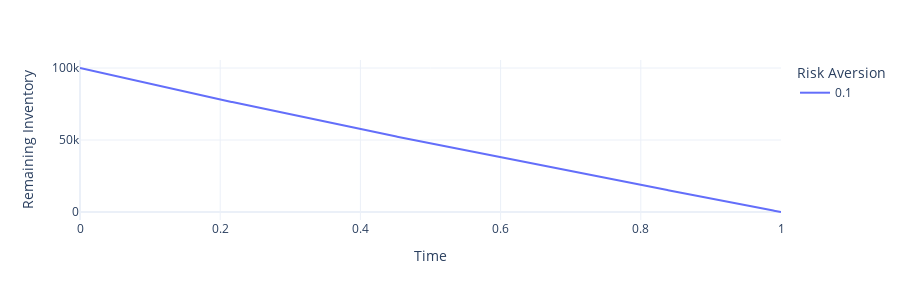

This figure's notebook cell:
### Markdown cell above
#### Unique plot

### Code cell
df = pd.DataFrame()

t_values = np.linspace(0, T, 1000)
lamb = 0.1
    
xt = [twap_opti_strat(t, x0, sigma, lamb, eta, T) for t in t_values]
temp_df = pd.DataFrame({'t': t_values, 'x': xt, 'lambda': str(lamb)})
df = pd.concat([df, temp_df], ignore_index=True)

fig = px.line(df, x='t', y='x', color='lambda', template='plotly_white', 
              labels={"x": "Remaining Inventory", "t": "Time", "lambda": "Risk Aversion"})

fig.update_traces(hoverinfo='skip')
fig.update_traces(hovertemplate=None)
fig.update_layout(width=900, height=300)
fig.show()

### Figure 1 — Plotly figure (JSON) as saved in the notebook; plotly's stock layout.template omitted (floating-point values rounded to 4 significant figures; data arrays with more than 128 entries replaced by an {"elided": "..."} marker saying what was removed)
{"data": [{"hoverinfo": "skip", "legendgroup": "0.1", "line": {"color": "#636efa", "dash": "solid"}, "marker": {"symbol": "circle"}, "mode": "lines", "name": "0.1", "orientation": "v", "showlegend": true, "type": "scatter", "x": {"elided": "1000 float values"}, "xaxis": "x", "y": {"elided": "1000 float values"}, "yaxis": "y"}], "layout": {"height": 300, "legend": {"title": {"text": "Risk Aversion"}, "tracegroupgap": 0}, "margin": {"t": 60}, "width": 900, "xaxis": {"anchor": "y", "domain": [0, 1], "title": {"text": "Time"}}, "yaxis": {"anchor": "x", "domain": [0, 1], "title": {"text": "Remaining Inventory"}}}}
